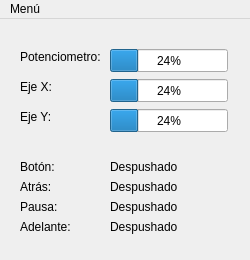
<?xml version="1.0" encoding="UTF-8"?>
<ui version="4.0">
 <class>MainWindow</class>
 <widget class="QMainWindow" name="MainWindow">
  <property name="geometry">
   <rect>
    <x>0</x>
    <y>0</y>
    <width>250</width>
    <height>260</height>
   </rect>
  </property>
  <property name="windowTitle">
   <string>MainWindow</string>
  </property>
  <widget class="QWidget" name="centralwidget">
   <widget class="QProgressBar" name="Potenciometro">
    <property name="geometry">
     <rect>
      <x>110</x>
      <y>30</y>
      <width>118</width>
      <height>23</height>
     </rect>
    </property>
    <property name="value">
     <number>24</number>
    </property>
   </widget>
   <widget class="QLabel" name="labelPot">
    <property name="geometry">
     <rect>
      <x>20</x>
      <y>30</y>
      <width>91</width>
      <height>16</height>
     </rect>
    </property>
    <property name="text">
     <string>Potenciometro:</string>
    </property>
   </widget>
   <widget class="QLabel" name="labelEjeY">
    <property name="geometry">
     <rect>
      <x>20</x>
      <y>90</y>
      <width>91</width>
      <height>16</height>
     </rect>
    </property>
    <property name="text">
     <string>Eje Y:</string>
    </property>
   </widget>
   <widget class="QProgressBar" name="EjeY">
    <property name="geometry">
     <rect>
      <x>110</x>
      <y>90</y>
      <width>118</width>
      <height>23</height>
     </rect>
    </property>
    <property name="value">
     <number>24</number>
    </property>
   </widget>
   <widget class="QLabel" name="labelEjeX">
    <property name="geometry">
     <rect>
      <x>20</x>
      <y>60</y>
      <width>91</width>
      <height>16</height>
     </rect>
    </property>
    <property name="text">
     <string>Eje X:</string>
    </property>
   </widget>
   <widget class="QProgressBar" name="EjeX">
    <property name="geometry">
     <rect>
      <x>110</x>
      <y>60</y>
      <width>118</width>
      <height>23</height>
     </rect>
    </property>
    <property name="value">
     <number>24</number>
    </property>
   </widget>
   <widget class="QLabel" name="labelBoton">
    <property name="geometry">
     <rect>
      <x>20</x>
      <y>140</y>
      <width>49</width>
      <height>16</height>
     </rect>
    </property>
    <property name="text">
     <string>Botón:</string>
    </property>
   </widget>
   <widget class="QLabel" name="Boton">
    <property name="geometry">
     <rect>
      <x>110</x>
      <y>140</y>
      <width>81</width>
      <height>16</height>
     </rect>
    </property>
    <property name="text">
     <string>Despushado</string>
    </property>
   </widget>
   <widget class="QLabel" name="labelAtras">
    <property name="geometry">
     <rect>
      <x>20</x>
      <y>160</y>
      <width>49</width>
      <height>16</height>
     </rect>
    </property>
    <property name="text">
     <string>Atrás:</string>
    </property>
   </widget>
   <widget class="QLabel" name="Atras">
    <property name="geometry">
     <rect>
      <x>110</x>
      <y>160</y>
      <width>81</width>
      <height>16</height>
     </rect>
    </property>
    <property name="text">
     <string>Despushado</string>
    </property>
   </widget>
   <widget class="QLabel" name="labelPausa">
    <property name="geometry">
     <rect>
      <x>20</x>
      <y>180</y>
      <width>49</width>
      <height>16</height>
     </rect>
    </property>
    <property name="text">
     <string>Pausa:</string>
    </property>
   </widget>
   <widget class="QLabel" name="Pausa">
    <property name="geometry">
     <rect>
      <x>110</x>
      <y>180</y>
      <width>81</width>
      <height>16</height>
     </rect>
    </property>
    <property name="text">
     <string>Despushado</string>
    </property>
   </widget>
   <widget class="QLabel" name="labelAdelante">
    <property name="geometry">
     <rect>
      <x>20</x>
      <y>200</y>
      <width>81</width>
      <height>16</height>
     </rect>
    </property>
    <property name="text">
     <string>Adelante:</string>
    </property>
   </widget>
   <widget class="QLabel" name="Adelante">
    <property name="geometry">
     <rect>
      <x>110</x>
      <y>200</y>
      <width>81</width>
      <height>16</height>
     </rect>
    </property>
    <property name="text">
     <string>Despushado</string>
    </property>
   </widget>
  </widget>
  <widget class="QMenuBar" name="menubar">
   <property name="geometry">
    <rect>
     <x>0</x>
     <y>0</y>
     <width>250</width>
     <height>22</height>
    </rect>
   </property>
   <widget class="QMenu" name="menuMen">
    <property name="title">
     <string>Menú</string>
    </property>
    <addaction name="actionSalir"/>
   </widget>
   <addaction name="menuMen"/>
  </widget>
  <action name="actionSalir">
   <property name="text">
    <string>Salir</string>
   </property>
  </action>
 </widget>
 <resources/>
 <connections/>
</ui>
